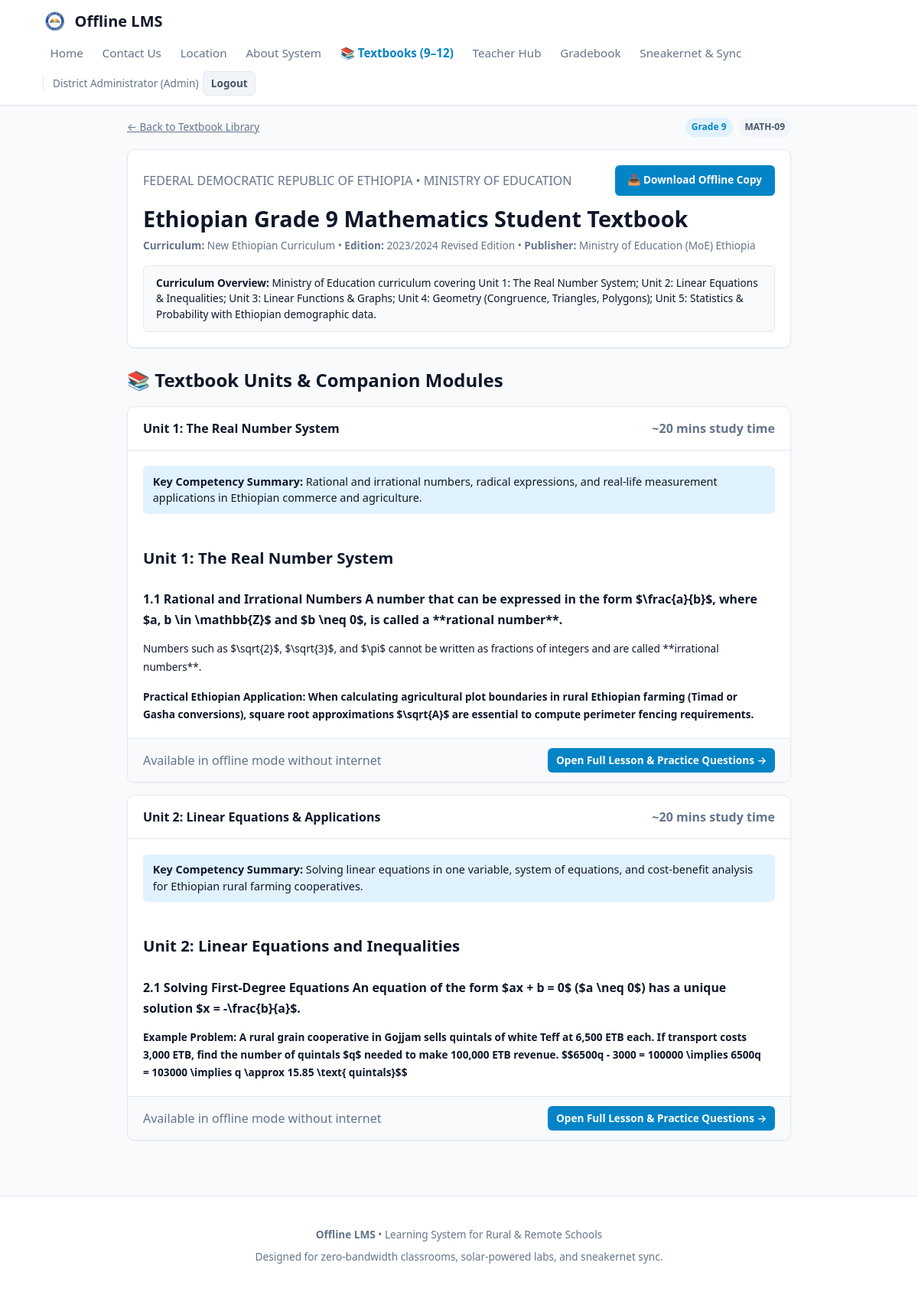
The app's page /library/book/1/reader (signed in) with its own data.
### tables this page shows
CREATE TABLE textbooks (
    id INTEGER PRIMARY KEY AUTOINCREMENT,
    title TEXT NOT NULL,
    subject_code TEXT NOT NULL,
    grade_level TEXT NOT NULL,
    stream TEXT DEFAULT 'Common',
    publisher TEXT DEFAULT 'Ministry of Education (MoE) Ethiopia',
    curriculum_type TEXT DEFAULT 'New Ethiopian Curriculum',
    edition_year TEXT DEFAULT '2023/2024 Revised Edition',
    description TEXT,
    file_path TEXT,
    file_type TEXT DEFAULT 'PDF',
    file_size_mb REAL DEFAULT 0.0,
    is_available_offline INTEGER DEFAULT 1,
    cover_badge_color TEXT DEFAULT 'primary',
    download_count INTEGER DEFAULT 0,
    created_at TIMESTAMP DEFAULT CURRENT_TIMESTAMP
);

CREATE TABLE lessons (
    id INTEGER PRIMARY KEY AUTOINCREMENT,
    subject_id INTEGER NOT NULL,
    title TEXT NOT NULL,
    order_num INTEGER DEFAULT 1,
    content_markdown TEXT NOT NULL,
    summary TEXT,
    estimated_minutes INTEGER DEFAULT 15,
    has_audio_guide INTEGER DEFAULT 0,
    created_at TIMESTAMP DEFAULT CURRENT_TIMESTAMP,
    FOREIGN KEY(subject_id) REFERENCES subjects(id) ON DELETE CASCADE
);

### app/routes/library_routes.py (the view)
@bp.route("/book/<int:book_id>/reader")
@login_required
def reader(book_id):
    with db_session() as conn:
        cursor = conn.cursor()
        cursor.execute("SELECT * FROM textbooks WHERE id = ?", (book_id,))
        row = cursor.fetchone()
        if not row:
            abort(404)
        book = dict(row)
        cursor.execute("SELECT id, title FROM subjects WHERE code = ?", (book["subject_code"],))
        linked_subject = cursor.fetchone()
        lessons = []
        if linked_subject:
            cursor.execute("SELECT id, title, order_num, estimated_minutes, summary, content_markdown FROM lessons WHERE subject_id = ? ORDER BY order_num", (linked_subject["id"],))
            lessons = [dict(l) for l in cursor.fetchall()]
    if not book.get("file_path") and not lessons:
        flash("This subject is listed in the catalog, but its textbook or lessons are not available yet.", "info")
        return redirect(url_for("library.index"))
    return render_template("library/reader.html",
                           book=book,
                           linked_subject=dict(linked_subject) if linked_subject else None,
                           lessons=lessons)

### app/auth.py (called while the page is built)
def login_required(f):
    @wraps(f)
    def decorated_function(*args, **kwargs):
        if "user_id" not in session:
            flash("Please sign in to access this page.", "warning")
            return redirect(url_for("auth.login", next=request.path))
        return f(*args, **kwargs)
    return decorated_function

### app/database.py (called while the page is built)
def get_connection():
    conn = sqlite3.connect(Config.DATABASE, timeout=15.0)
    conn.row_factory = sqlite3.Row
    conn.execute("PRAGMA foreign_keys = ON;")
    conn.execute("PRAGMA journal_mode = WAL;")
    return conn

@contextmanager
def db_session():
    conn = get_connection()
    try:
        yield conn
        conn.commit()
    except Exception:
        conn.rollback()
        raise
    finally:
        conn.close()

### app/templates/library/reader.html (shortened to what this page needs)
{% extends 'base.html' %}
{% block content %}
<div class="container" style="max-width: 900px;">
  <div class="mb-3 d-flex justify-between align-center">
    <a href="{{ url_for('library.index') }}" class="text-sm text-muted">
      &larr; Back to Textbook Library
    </a>
    <div class="d-flex align-center gap-1">
      <span class="badge badge-primary">{{ book.grade_level }}</span>
      <span class="badge badge-secondary">{{ book.subject_code }}</span>
    </div>
  </div>
  <div class="card mb-4">
    <div class="card-body">
      <div class="d-flex justify-between align-center mb-2" style="flex-wrap: wrap; gap: 0.5rem;">
        <div>
          <span class="text-xs text-muted">FEDERAL DEMOCRATIC REPUBLIC OF ETHIOPIA &bull; MINISTRY OF EDUCATION</span>
        </div>
        <div>
          <a href="{{ url_for('library.download_book', book_id=book.id) }}" class="btn btn-primary text-sm">
            📥 Download Offline Copy
          </a>
        </div>
      </div>
      <h1 style="font-size: 1.8rem;" class="mb-1">{{ book.title }}</h1>
      <p class="text-muted text-sm mb-3">
        <strong>Curriculum:</strong> {{ book.curriculum_type }} &bull; <strong>Edition:</strong> {{ book.edition_year }} &bull; <strong>Publisher:</strong> {{ book.publisher }}
      </p>
      <div style="background: var(--bg-main); padding: 0.75rem 1rem; border-radius: var(--radius-sm); border: 1px solid var(--border);" class="text-sm">
        <strong>Curriculum Overview:</strong> {{ book.description }}
      </div>
    </div>
  </div>
  {% if lessons %}
    <h2 class="mb-3">📚 Textbook Units & Companion Modules</h2>
    <div class="d-flex flex-column gap-2 mb-4">
      {% for l in lessons %}
        <div class="card">
          <div class="card-header d-flex justify-between align-center">
            <strong>{{ l.title }}</strong>
            <span class="text-xs text-muted">~{{ l.estimated_minutes }} mins study time</span>
          </div>
          <div class="card-body">
            {% if l.summary %}
              <div class="mb-3" style="background: var(--primary-light); padding: 0.6rem 0.8rem; border-radius: var(--radius-sm); font-size: 0.9rem;">
                <strong>Key Competency Summary:</strong> {{ l.summary }}
              </div>
            {% endif %}
            <div class="lesson-body text-sm" style="max-height: 400px; overflow-y: auto; padding-right: 0.5rem;">
              {% for p in l.content_markdown.split('\n\n') %}
                {% if p.startswith('### ') %}
                  <h4>{{ p[4:] }}</h4>
                {% elif p.startswith('## ') %}
                  <h3>{{ p[3:] }}</h3>
                {% elif p.startswith('# ') %}
                  <h2>{{ p[2:] }}</h2>
                {% elif p.startswith('- ') or p.startswith('* ') %}
                  <ul>
                    {% for line in p.split('\n') %}
                      {% if line.strip() %}<li>{{ line.lstrip('*- ') }}</li>{% endif %}
                    {% endfor %}
                  </ul>
                {% else %}
                  <p>{{ p }}</p>
                {% endif %}
              {% endfor %}
            </div>
          </div>
          <div class="card-footer d-flex justify-between align-center">
            <span class="text-xs text-muted">Available in offline mode without internet</span>
            <a href="{{ url_for('student.lesson_view', lesson_id=l.id) }}" class="btn btn-primary text-sm" style="padding: 0.3rem 0.6rem;">
              Open Full Lesson & Practice Questions &rarr;
            </a>
          </div>
        </div>
      {% endfor %}
    </div>
  {% endif %}
</div>
{% endblock %}

### app/static/css/app.css (style rules this page uses)
:root { --primary: #0284c7; --primary-hover: #0369a1; --primary-light: #e0f2fe; --secondary: #475569; --secondary-light: #f1f5f9; --success: #10b981; --success-light: #d1fae5; --warning: #f59e0b; --warning-light: #fef3c7; --danger: #ef4444; --danger-light: #fee2e2; --bg-main: #f8fafc; --bg-card: #ffffff; --text-main: #0f172a; --text-muted: #64748b; --border: #e2e8f0; --radius-sm: 6px; --radius-md: 10px; --radius-lg: 16px; --radius-full: 9999px; --shadow-sm: 0 1px 2px 0 rgb(0 0 0 / 0.05); --shadow-md: 0 4px 6px -1px rgb(0 0 0 / 0.1), 0 2px 4px -2px rgb(0 0 0 / 0.1); --shadow-lg: 0 10px 15px -3px rgb(0 0 0 / 0.1), 0 4px 6px -4px rgb(0 0 0 / 0.1); --font: system-ui, -apple-system, BlinkMacSystemFont, 'Segoe UI', Roboto, Helvetica, Arial, sans-serif; }
* { box-sizing: border-box; margin: 0; padding: 0; }
body { font-family: var(--font); background-color: var(--bg-main); color: var(--text-main); line-height: 1.5; min-height: 100vh; display: flex; flex-direction: column; }
.container { width: 100%; max-width: 1120px; margin: 0 auto; padding: 1rem; }
.card { background-color: var(--bg-card); border-radius: var(--radius-md); border: 1px solid var(--border); box-shadow: var(--shadow-sm); transition: transform 0.15s ease, box-shadow 0.15s ease; overflow: hidden; }
.card-header { padding: 1rem 1.25rem; border-bottom: 1px solid var(--border); font-weight: 600; display: flex; align-items: center; justify-content: space-between; }
.card-body { padding: 1.25rem; }
.card-footer { padding: 0.75rem 1.25rem; background-color: var(--bg-main); border-top: 1px solid var(--border); }
.btn { display: inline-flex; align-items: center; justify-content: center; gap: 0.4rem; padding: 0.55rem 1rem; border-radius: var(--radius-sm); font-size: 0.95rem; font-weight: 600; cursor: pointer; border: 1px solid transparent; text-decoration: none; transition: all 0.15s ease; }
.btn-primary { background-color: var(--primary); color: #ffffff; }
.badge { display: inline-block; padding: 0.2rem 0.5rem; border-radius: var(--radius-full); font-size: 0.75rem; font-weight: 600; }
.badge-primary { background-color: var(--primary-light); color: var(--primary); }
.badge-secondary { background-color: var(--secondary-light); color: var(--secondary); }
.lesson-body { font-size: 1.05rem; line-height: 1.7; }
.lesson-body h1, .lesson-body h2, .lesson-body h3 { margin-top: 1.5rem; margin-bottom: 0.75rem; color: var(--text-main); }
.lesson-body p { margin-bottom: 1rem; }
.d-flex { display: flex; }
.justify-between { justify-content: space-between; }
.align-center { align-items: center; }
.flex-column { flex-direction: column; }
.gap-1 { gap: 0.5rem; }
.gap-2 { gap: 1rem; }
.mb-1 { margin-bottom: 0.25rem; }
.mb-2 { margin-bottom: 0.5rem; }
.mb-3 { margin-bottom: 1rem; }
.mb-4 { margin-bottom: 1.5rem; }
.text-sm { font-size: 0.85rem; }
.text-muted { color: var(--text-muted); }

### records on screen
textbooks: grade_level "Grade 9", subject_code "MATH-09", title "Ethiopian Grade 9 Mathematics Student Textbook", curriculum_type "New Ethiopian Curriculum", edition_year "2023/2024 Revised Edition", publisher "Ministry of Education (MoE) Ethiopia", description "Ministry of Education curriculum covering Unit 1: The Real Number System; Unit 2: Linear Equations & Inequalities; Unit 3: Linear Functions & Graphs; Unit 4: Geometry (Congruence, Triangles, Polygons); Unit 5: Statistics & Probability with Ethiopian demographic data."
lessons: title "Unit 1: The Real Number System", estimated_minutes "20", summary "Rational and irrational numbers, radical expressions, and real-life measurement applications in Ethiopian commerce and agriculture.", p "Unit 1: The Real Number System", p "1.1 Rational and Irrational Numbers A number that can be expressed in the form $\\frac{a}{b}$, where $a, b \\in \\mathbb{Z}$ and $b \\neq 0$, is called a **rational number**.", p "Numbers such as $\\sqrt{2}$, $\\sqrt{3}$, and $\\pi$ cannot be written as fractions of integers and are called **irrational numbers**.", p "Practical Ethiopian Application: When calculating agricultural plot boundaries in rural Ethiopian farming (Timad or Gasha conversions), square root approximations $\\sqrt{A}$ are essential to compute perimeter fencing requirements."
lessons: title "Unit 2: Linear Equations & Applications", estimated_minutes "20", summary "Solving linear equations in one variable, system of equations, and cost-benefit analysis for Ethiopian rural farming cooperatives.", p "Unit 2: Linear Equations and Inequalities", p "2.1 Solving First-Degree Equations An equation of the form $ax + b = 0$ ($a \\neq 0$) has a unique solution $x = -\\frac{b}{a}$.", p "Example Problem: A rural grain cooperative in Gojjam sells quintals of white Teff at 6,500 ETB each. If transport costs 3,000 ETB, find the number of quintals $q$ needed to make 100,000 ETB revenue. $$6500q - 3000 = 100000 \\implies 6500q = 103000 \\implies q \\approx 15.85 \\text{ quintals}$$"

### other values on screen
{{ session.get('full_name', session.get('username')) }} "District Administrator"
{{ session.get('role')|capitalize }} "Admin"
